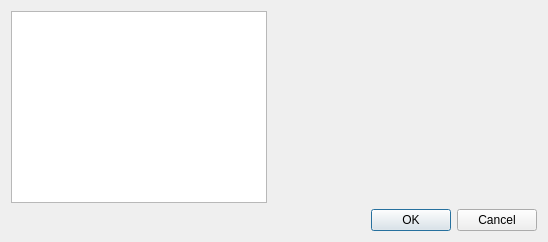
<?xml version="1.0" encoding="UTF-8"?>
<ui version="4.0">
 <class>MSIMPreferencesDialog</class>
 <widget class="QDialog" name="MSIMPreferencesDialog">
  <property name="geometry">
   <rect>
    <x>0</x>
    <y>0</y>
    <width>548</width>
    <height>241</height>
   </rect>
  </property>
  <property name="windowTitle">
   <string>Dialog</string>
  </property>
  <layout class="QGridLayout" name="gridLayout" columnstretch="0,1">
   <item row="0" column="0">
    <widget class="QListWidget" name="listWidget">
     <property name="sizePolicy">
      <sizepolicy hsizetype="Minimum" vsizetype="MinimumExpanding">
       <horstretch>0</horstretch>
       <verstretch>0</verstretch>
      </sizepolicy>
     </property>
     <property name="verticalScrollBarPolicy">
      <enum>Qt::ScrollBarAlwaysOff</enum>
     </property>
     <property name="horizontalScrollBarPolicy">
      <enum>Qt::ScrollBarAlwaysOff</enum>
     </property>
     <property name="editTriggers">
      <set>QAbstractItemView::NoEditTriggers</set>
     </property>
     <property name="showDropIndicator" stdset="0">
      <bool>false</bool>
     </property>
     <property name="selectionMode">
      <enum>QAbstractItemView::NoSelection</enum>
     </property>
     <property name="iconSize">
      <size>
       <width>96</width>
       <height>96</height>
      </size>
     </property>
     <property name="movement">
      <enum>QListView::Static</enum>
     </property>
     <property name="flow">
      <enum>QListView::TopToBottom</enum>
     </property>
     <property name="spacing">
      <number>9</number>
     </property>
     <property name="viewMode">
      <enum>QListView::IconMode</enum>
     </property>
     <property name="uniformItemSizes">
      <bool>true</bool>
     </property>
     <property name="selectionRectVisible">
      <bool>true</bool>
     </property>
    </widget>
   </item>
   <item row="0" column="1">
    <widget class="QStackedWidget" name="pages">
     <property name="sizePolicy">
      <sizepolicy hsizetype="Preferred" vsizetype="MinimumExpanding">
       <horstretch>0</horstretch>
       <verstretch>0</verstretch>
      </sizepolicy>
     </property>
    </widget>
   </item>
   <item row="1" column="0" colspan="2">
    <widget class="QDialogButtonBox" name="buttonBox">
     <property name="orientation">
      <enum>Qt::Horizontal</enum>
     </property>
     <property name="standardButtons">
      <set>QDialogButtonBox::Cancel|QDialogButtonBox::Ok</set>
     </property>
    </widget>
   </item>
  </layout>
 </widget>
 <resources/>
 <connections>
  <connection>
   <sender>buttonBox</sender>
   <signal>accepted()</signal>
   <receiver>MSIMPreferencesDialog</receiver>
   <slot>accept()</slot>
   <hints>
    <hint type="sourcelabel">
     <x>248</x>
     <y>254</y>
    </hint>
    <hint type="destinationlabel">
     <x>157</x>
     <y>274</y>
    </hint>
   </hints>
  </connection>
  <connection>
   <sender>buttonBox</sender>
   <signal>rejected()</signal>
   <receiver>MSIMPreferencesDialog</receiver>
   <slot>reject()</slot>
   <hints>
    <hint type="sourcelabel">
     <x>316</x>
     <y>260</y>
    </hint>
    <hint type="destinationlabel">
     <x>286</x>
     <y>274</y>
    </hint>
   </hints>
  </connection>
 </connections>
</ui>
